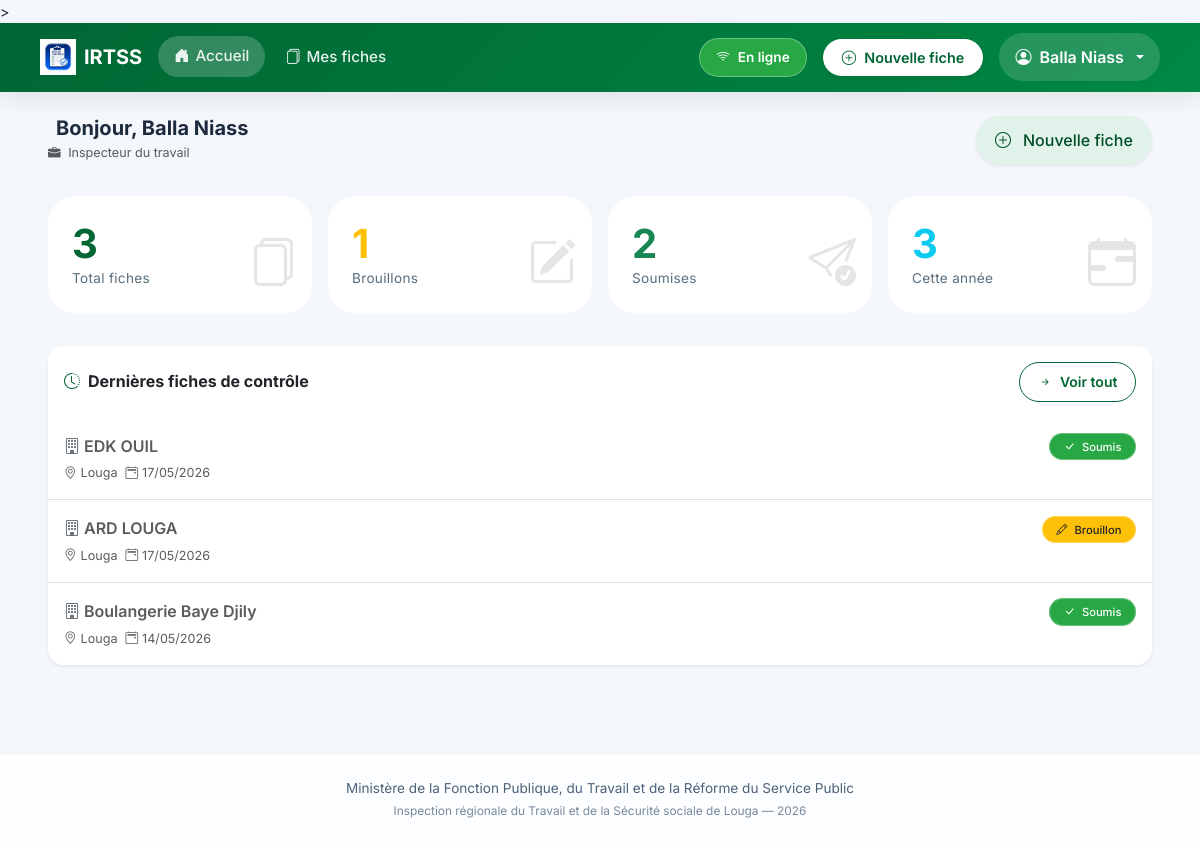
Screenshot of / (signed in) with the database file from the repository.
### inspection/models.py (models this page shows, shortened)
class FicheControle(models.Model):
    STATUT_CHOICES = [
        ('brouillon', 'Brouillon'),
        ('soumis', 'Soumis'),
    ]
    inspecteur = models.ForeignKey(User, on_delete=models.CASCADE, related_name='fiches')
    entreprise = models.CharField(max_length=255, verbose_name="Entreprise ou Établissement")
    date_controle = models.DateField(verbose_name="Date du contrôle")
    lieu = models.CharField(max_length=100, default="Louga", verbose_name="Lieu")
    statut = models.CharField(max_length=20, choices=STATUT_CHOICES, default='brouillon')
    local_id = models.CharField(max_length=100, blank=True, null=True)
    adresse = models.TextField(blank=True)
    telephone = models.CharField(max_length=50, blank=True)
    email_entreprise = models.EmailField(blank=True)
    date_ouverture = models.DateField(null=True, blank=True)
    forme_juridique = models.CharField(max_length=100, blank=True)
    activite_principale = models.CharField(max_length=200, blank=True)
    chef_nom = models.CharField(max_length=200, blank=True, verbose_name="Chef d'établissement - Prénom et Nom")
    chef_cellulaire = models.CharField(max_length=50, blank=True)
    chef_email = models.EmailField(blank=True)
    representant_nom = models.CharField(max_length=200, blank=True, verbose_name="Représentant travailleurs - Prénom et Nom")
    representant_qualite = models.CharField(max_length=100, blank=True)
    representant_cellulaire = models.CharField(max_length=50, blank=True)
    representant_email = models.EmailField(blank=True)
    doe = models.CharField(max_length=3, blank=True, verbose_name="Déclaration d'Ouverture d'Établissement (DOE)")
    registre_paie = models.CharField(max_length=3, blank=True)
    cadres_hommes = models.PositiveIntegerField(null=True, blank=True, default=0)
    cadres_femmes = models.PositiveIntegerField(null=True, blank=True, default=0)
    ouvriers_hommes = models.PositiveIntegerField(null=True, blank=True, default=0)
    ouvriers_femmes = models.PositiveIntegerField(null=True, blank=True, default=0)
    cdi = models.PositiveIntegerField(null=True, blank=True, default=0, verbose_name="CDI")
    cdd = models.PositiveIntegerField(null=True, blank=True, default=0, verbose_name="CDD")
    cs = models.PositiveIntegerField(null=True, blank=True, default=0, verbose_name="CS")
    c_app = models.PositiveIntegerField(null=True, blank=True, default=0, verbose_name="C APP")
    autres_contrats = models.PositiveIntegerField(null=True, blank=True, default=0, verbose_name="Autres")
    remuneration_au_temps_1 = models.BooleanField(default=False)
    remuneration_au_temps_2 = models.BooleanField(default=False)
    remuneration_a_la_piece_1 = models.BooleanField(default=False)
    remuneration_a_la_piece_2 = models.BooleanField(default=False)
    remuneration_les_deux_1 = models.BooleanField(default=False)
    remuneration_les_deux_2 = models.BooleanField(default=False)
    salaires_conformes_1 = models.CharField(max_length=3, blank=True)
    salaires_conformes_2 = models.CharField(max_length=3, blank=True)
    bulletins_paie_1 = models.CharField(max_length=3, blank=True)
    bulletins_paie_2 = models.CharField(max_length=3, blank=True)
    heures_sup_1 = models.CharField(max_length=3, blank=True)
    heures_sup_2 = models.CharField(max_length=3, blank=True)
    prime_anciennete_1 = models.CharField(max_length=3, blank=True)
    prime_anciennete_2 = models.CharField(max_length=3, blank=True)
    jours_feries_1 = models.CharField(max_length=3, blank=True)
    jours_feries_2 = models.CharField(max_length=3, blank=True)
    indemnites_transport_1 = models.CharField(max_length=3, blank=True)
    indemnites_transport_2 = models.CharField(max_length=3, blank=True)
    horaires_affiches_1 = models.CharField(max_length=3, blank=True)
    horaires_affiches_2 = models.CharField(max_length=3, blank=True)
    amenagement_8h_5j_1 = models.CharField(max_length=3, blank=True)
    amenagement_8h_5j_2 = models.CharField(max_length=3, blank=True)
    amenagement_6h40_6j_1 = models.CharField(max_length=3, blank=True)
    amenagement_6h40_6j_2 = models.CharField(max_length=3, blank=True)
    pause_quotidienne_1 = models.CharField(max_length=3, blank=True)
    pause_quotidienne_2 = models.CharField(max_length=3, blank=True)
    repos_hebdomadaire_1 = models.CharField(max_length=3, blank=True)
    repos_hebdomadaire_2 = models.CharField(max_length=3, blank=True)
    declaration_css_1 = models.CharField(max_length=3, blank=True)
    declaration_css_2 = models.CharField(max_length=3, blank=True)
    adhesion_css_1 = models.CharField(max_length=3, blank=True)
    adhesion_css_2 = models.CharField(max_length=3, blank=True)
    adhesion_ipres_1 = models.CharField(max_length=3, blank=True)
    adhesion_ipres_2 = models.CharField(max_length=3, blank=True)
    adhesion_ipm_1 = models.CharField(max_length=3, blank=True)
    adhesion_ipm_2 = models.CharField(max_length=3, blank=True)
    cotisations_css_1 = models.CharField(max_length=3, blank=True)
    cotisations_css_2 = models.CharField(max_length=3, blank=True)
    cotisations_ipres_1 = models.CharField(max_length=3, blank=True)
    cotisations_ipres_2 = models.CharField(max_length=3, blank=True)
    cotisations_ipm_1 = models.CharField(max_length=3, blank=True)
    cotisations_ipm_2 = models.CharField(max_length=3, blank=True)
    delegues_personnel_1 = models.CharField(max_length=3, blank=True)
    delegues_personnel_2 = models.CharField(max_length=3, blank=True)
    reglement_interieur_1 = models.CharField(max_length=3, blank=True)
    reglement_interieur_2 = models.CharField(max_length=3, blank=True)
    comite_hst_1 = models.CharField(max_length=3, blank=True)
    comite_hst_2 = models.CharField(max_length=3, blank=True)
    visite_medicale_1 = models.CharField(max_length=3, blank=True)
    visite_medicale_2 = models.CharField(max_length=3, blank=True)
    extincteurs_1 = models.CharField(max_length=3, blank=True)
    extincteurs_2 = models.CharField(max_length=3, blank=True)
    epi_disponible_1 = models.CharField(max_length=3, blank=True)
    epi_disponible_2 = models.CharField(max_length=3, blank=True)
    epi_effectif_1 = models.CharField(max_length=3, blank=True)
    epi_effectif_2 = models.CharField(max_length=3, blank=True)
    toilettes_1 = models.CharField(max_length=3, blank=True)
    toilettes_2 = models.CharField(max_length=3, blank=True)
    conges_1 = models.CharField(max_length=3, blank=True)
    conges_2 = models.CharField(max_length=3, blank=True)
    dasmo_bs_1 = models.CharField(max_length=3, blank=True)
    dasmo_bs_2 = models.CharField(max_length=3, blank=True)
    observations_divers = models.TextField(blank=True)
    observations_generales = models.TextField(blank=True)
    suite_observations_orales = models.BooleanField(default=False)
    suite_observations_ecrites = models.BooleanField(default=False)
    suite_mise_en_demeure = models.BooleanField(default=False)
    suite_pv_infraction = models.BooleanField(default=False)
    suite_refere = models.BooleanField(default=False)
    delai_reception = models.BooleanField(default=False)
    delai_un_mois = models.BooleanField(default=False)
    delai_autres = models.BooleanField(default=False)
    delai_autres_precision = models.CharField(max_length=200, blank=True)
    signature_equipe = models.CharField(max_length=200, blank=True)
    signature_gerant = models.CharField(max_length=200, blank=True)
    created_at = models.DateTimeField(auto_now_add=True)
    updated_at = models.DateTimeField(auto_now=True)
    class Meta:
        ordering = ['-created_at']
        verbose_name = "Fiche de contrôle"
        verbose_name_plural = "Fiches de contrôle"

### inspection/views.py (the view)
# urls.py: path('', views.tableau_de_bord, name='tableau_de_bord'),
@login_required
def tableau_de_bord(request):
    user = request.user
    fiches = FicheControle.objects.all() if user.is_staff else FicheControle.objects.filter(inspecteur=user)
    total       = fiches.count()
    brouillons  = fiches.filter(statut='brouillon').count()
    soumises    = fiches.filter(statut='soumis').count()
    cette_annee = fiches.filter(created_at__year=timezone.now().year).count()
    recentes    = fiches[:5]
    return render(request, 'inspection/tableau_de_bord.html', {
        'total': total, 'brouillons': brouillons,
        'soumises': soumises, 'cette_annee': cette_annee, 'recentes': recentes,
    })

### templates/inspection/tableau_de_bord.html (shortened to what this page needs)
{% extends 'inspection/base.html' %}
{% load static %}
{% block content %}
<div class="container-fluid px-3 px-lg-4">
  <div class="d-flex flex-wrap align-items-center justify-content-between mb-4 gap-2">
    <div>
      <h5 class="fw-bold mb-0 d-flex align-items-center gap-2">
        Bonjour, {{ user.first_name }} {{ user.last_name }}
      </h5>
      <small class="text-muted">
        <i class="bi bi-briefcase-fill me-1"></i>
        {% if user.is_staff %}Administrateur IRTSS{% else %}Inspecteur du travail{% endif %}
      </small>
    </div>
    <a href="{% url 'nouvelle_fiche' %}" class="btn btn-senegal-soft shadow-sm">
      <i class="bi bi-plus-circle me-1"></i> Nouvelle fiche
    </a>
  </div>
  <div class="row g-3 mb-4">
    <div class="col-6 col-md-3">
      <div class="stat-card p-3">
        <div class="stat-value text-senegal">{{ total|default:"0" }}</div>
        <div class="stat-label">Total fiches</div>
        <i class="bi bi-files stat-icon"></i>
      </div>
    </div>
    <div class="col-6 col-md-3">
      <div class="stat-card p-3">
        <div class="stat-value text-warning">{{ brouillons|default:"0" }}</div>
        <div class="stat-label">Brouillons</div>
        <i class="bi bi-pencil-square stat-icon"></i>
      </div>
    </div>
    <div class="col-6 col-md-3">
      <div class="stat-card p-3">
        <div class="stat-value text-success">{{ soumises|default:"0" }}</div>
        <div class="stat-label">Soumises</div>
        <i class="bi bi-send-check stat-icon"></i>
      </div>
    </div>
    <div class="col-6 col-md-3">
      <div class="stat-card p-3">
        <div class="stat-value text-info">{{ cette_annee|default:"0" }}</div>
        <div class="stat-label">Cette année</div>
        <i class="bi bi-calendar-range stat-icon"></i>
      </div>
    </div>
  </div>
  <div class="card border-0 shadow-sm rounded-4 overflow-hidden">
    <div class="card-header bg-white py-3 d-flex flex-wrap justify-content-between align-items-center border-0">
      <h6 class="mb-0 fw-bold">
        <i class="bi bi-clock-history me-2 text-senegal"></i>Dernières fiches de contrôle
      </h6>
      <a href="{% url 'liste_fiches' %}" class="btn btn-outline-senegal btn-sm">
        <i class="bi bi-arrow-right-short"></i> Voir tout
      </a>
    </div>
    <div class="card-body p-0">
      {% if recentes %}
      <div class="list-group list-group-flush">
        {% for fiche in recentes %}
        <a href="{% url 'detail_fiche' fiche.pk %}" class="list-group-item list-group-item-action fiche-item px-3 py-3">
          <div class="d-flex flex-wrap justify-content-between align-items-start gap-2">
            <div class="flex-grow-1">
              <div class="fw-semibold fs-6">
                <i class="bi bi-building me-1 text-secondary"></i>{{ fiche.entreprise }}
              </div>
              <div class="small text-muted mt-1 d-flex flex-wrap gap-2">
                <span><i class="bi bi-geo-alt me-1"></i>{{ fiche.lieu|default:"Lieu non renseigné" }}</span>
                <span><i class="bi bi-calendar2-event me-1"></i>{{ fiche.date_controle|date:"d/m/Y" }}</span>
              </div>
            </div>
            <div>
              <span class="badge-statut {% if fiche.statut == 'soumis' %}bg-success text-white{% else %}bg-warning text-dark{% endif %}">
                <i class="bi {% if fiche.statut == 'soumis' %}bi-check-lg{% else %}bi-pencil{% endif %} me-1"></i>
                {{ fiche.get_statut_display }}
              </span>
            </div>
          </div>
        </a>
        {% endfor %}
      </div>
      {% endif %}
    </div>
  </div>
</div>
{% endblock %}

### templates/inspection/base.html (shortened to what this page needs)
{% load static %}
<!DOCTYPE html>
<html lang="fr">
<head>
  <link rel="stylesheet" href="{% static 'css/bootstrap.min.css' %}">
  <link rel="stylesheet" href="{% static 'icons/bootstrap-icons.css' %}">
  <link rel="stylesheet" href="{% static 'css/style.css' %}">
  <link rel="stylesheet" href="{% static 'css/fiche-mobile.css' %}">>
</head>
<body>
{% if user.is_authenticated %}
<nav class="navbar navbar-expand-lg navbar-modern sticky-top">
  <div class="container-fluid px-3 px-lg-4">
    <a
      class="navbar-brand d-flex align-items-center gap-2"
      href="{% url 'tableau_de_bord' %}"
    >
      <img
        src="{% static 'icons/logo.png' %}"
        alt="IRTSS"
        height="36"
      >
      <span class="fw-bold text-white">
        IRTSS
      </span>
    </a>
    <div class="collapse navbar-collapse" id="mainNavbar">
      <ul class="navbar-nav me-auto mb-2 mb-lg-0 align-items-center gap-1">
        <li class="nav-item">
          <a
            class="nav-link-custom {% if request.resolver_match.url_name == 'tableau_de_bord' %}active{% endif %}"
            href="{% url 'tableau_de_bord' %}"
          >
            <i class="bi bi-house-door-fill"></i>
            <span>Accueil</span>
          </a>
        </li>
        <li class="nav-item">
          <a
            class="nav-link-custom"
            href="{% url 'liste_fiches' %}"
          >
            <i class="bi bi-files"></i>
            <span>Mes fiches</span>
          </a>
        </li>
      </ul>
      <div class="d-flex align-items-center gap-3 ms-auto">
        <div id="statut-connexion" class="badge-statut">
        </div>
        <a
          href="{% url 'nouvelle_fiche' %}"
          class="btn-nouvelle-fiche"
        >
          <i class="bi bi-plus-circle"></i>
          <span>Nouvelle fiche</span>
        </a>
        <div class="dropdown dropdown-user">
          <button
            class="btn dropdown-toggle d-flex align-items-center gap-2"
            data-bs-toggle="dropdown"
          >
            <i class="bi bi-person-circle"></i>
            <span class="d-none d-md-inline">
              {% if user.first_name %}
                {{ user.first_name }} {{ user.last_name }}
              {% else %}
                {{ user.username }}
              {% endif %}
            </span>
          </button>
        </div>
      </div>
    </div>
  </div>
</nav>
{% endif %}
<main class="py-4">
  <div class="container-fluid px-3 px-lg-4">
    {% block content %}{% endblock %}
  </div>
</main>
<footer class="footer text-center py-4 mt-5">
  <div class="container">
    Ministère de la Fonction Publique, du Travail et de la Réforme du Service Public
    <br>
    <span class="small opacity-75">
      Inspection régionale du Travail et de la Sécurité sociale de Louga —
      <span id="current-year"></span>
    </span>
  </div>
</footer>
<div
  id="toast-container"
  class="toast-container position-fixed bottom-0 end-0 p-3"
></div>
</body>
</html>

### rows the page displays
FicheControle: entreprise "EDK OUIL", lieu "Louga", date_controle "17/05/2026", statut "Soumis"
FicheControle: entreprise "ARD LOUGA", lieu "Louga", date_controle "17/05/2026", statut "Brouillon"
FicheControle: entreprise "Boulangerie Baye Djily", lieu "Louga", date_controle "14/05/2026", statut "Soumis"

### other values shown
{{ user.first_name }} "Balla"
{{ user.last_name }} "Niass"
{{ total|default:"0" }} "3"
{{ brouillons|default:"0" }} "1"
{{ soumises|default:"0" }} "2"
{{ cette_annee|default:"0" }} "3"
